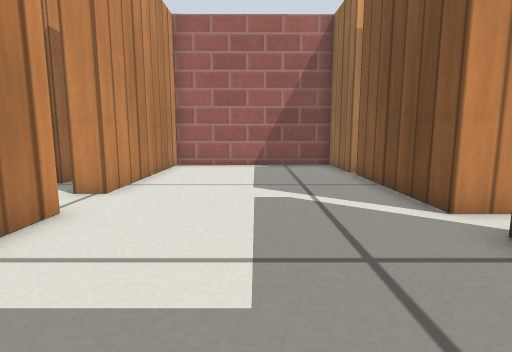
[1] (above)

12 first-person views from a walk through a robot-simulator world made for Gazebo. The camera is 0.28 m above the floor, tilts 8° down and sees 80° across. The floor is counted in squares, 0.2 m on a side. Each view is taken from the middle of a square. On the plan, view 1 faces up. The plan holds only what a view shows up to about 14 squares ahead; the rest is blank. The place goes on beyond the plan. Gazebo's built-in surfaces are drawn with simple patterns.

[2]
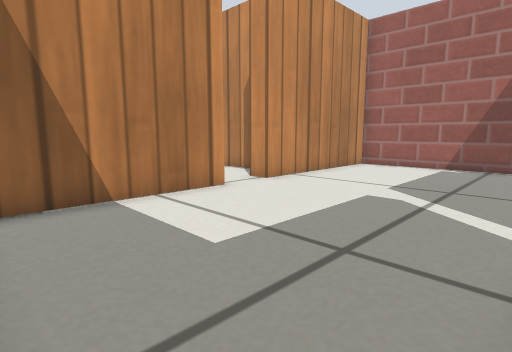

[3]
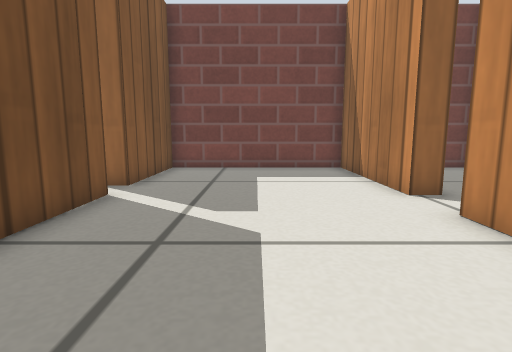

[4]
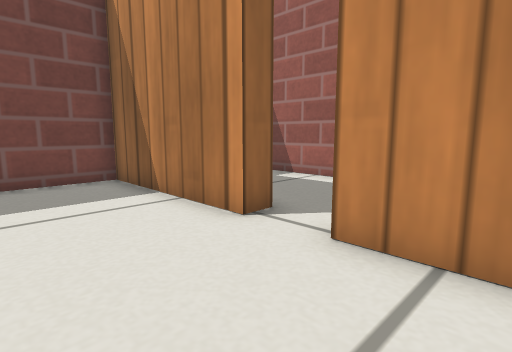

[5]
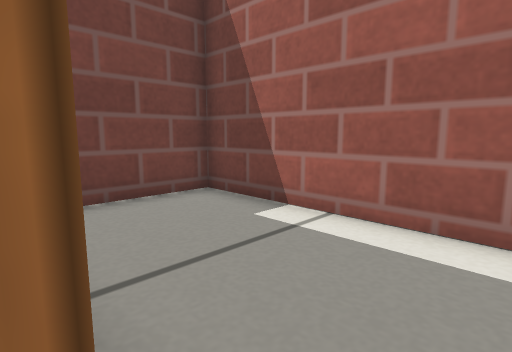

[6]
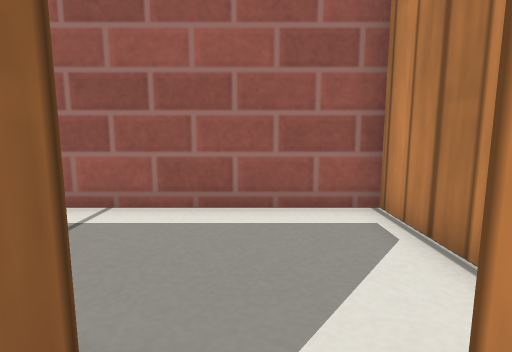

[7]
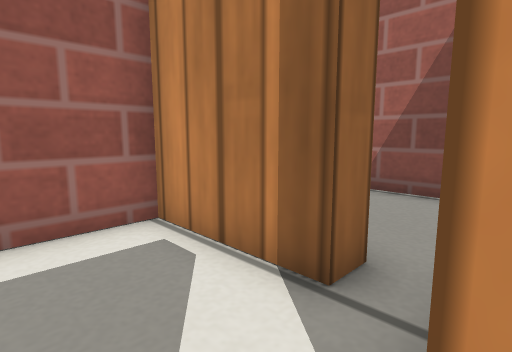

[8]
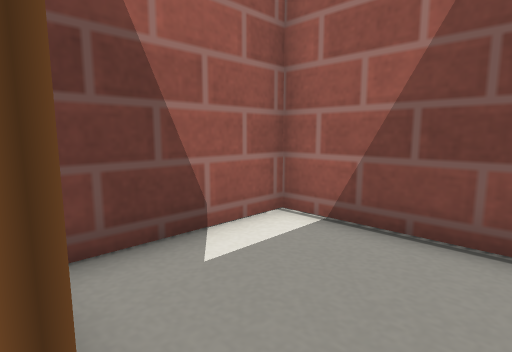

[9]
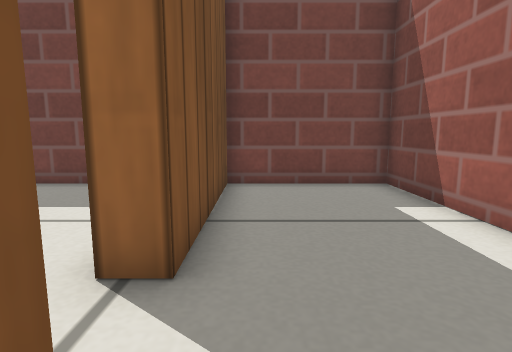

[10]
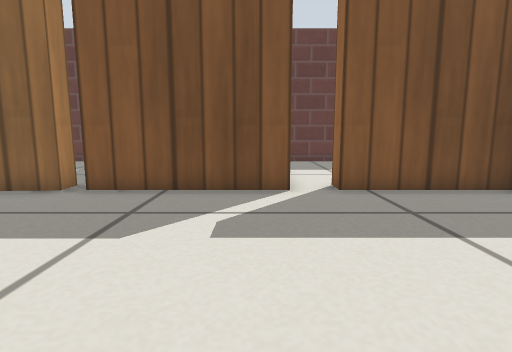

[11]
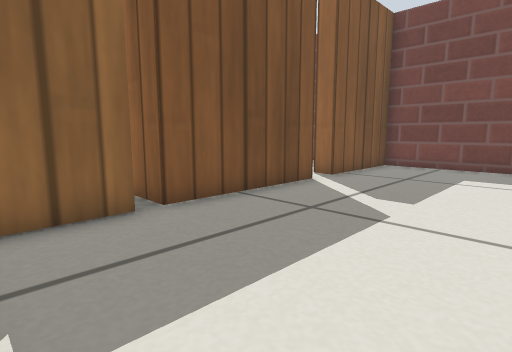

[12]
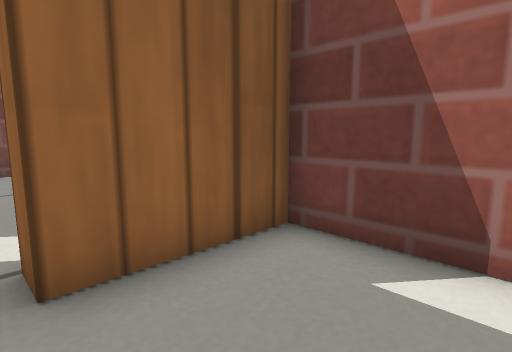

### Floor plan
Ten units are one square. View 1 is at (0, 0); x grows to the right and y downward. Boxes are objects, and circles mark ways between rooms. Rooms are numbered by the first view taken in them; rooms with no view inside come last. Other rooms are left out.
<svg viewBox="-91 -139 138 148">
<path fill="none" stroke="#000" d="M34 -52 34 -102M-42 -52 -35 -52 -35 4 34 4 34 -39 42 -39M34 -108 34 -134 -35 -134 -35 -69 -43 -69M-52 -134 -86 -133 -86 -91 -54 -91 -54 -83M-54 -83 -86 -83 -86 4 -42 4 -42 -52"/>
<circle cx="-40" cy="-60" r="3" fill="#2a7"/>
<circle cx="-50" cy="-90" r="3" fill="#2a7"/>
<text x="0" y="-60">1</text>
<text x="-60" y="-110">2</text>
<text x="-70" y="-40">3</text>
</svg>
Room 1 opens to room 3. Room 2 opens to room 3.

Where each view was taken, in squares from view 1:
view 1: 0 up, 0 right, facing up
view 2: 0 up, 3 right, facing up-left
view 3: 12 up, 0 right, facing down
view 4: 9 up, 0 right, facing down-left
view 5: 6 up, 4 left, facing down-left
view 6: 6 up, 3 left, facing left
view 7: 6 up, 4 left, facing up-left
view 8: 9 up, 5 left, facing up-left
view 9: 8 up, 5 left, facing down
view 10: 6 up, 4 left, facing right
view 11: 13 up, 2 left, facing down-right
view 12: 12 up, 5 left, facing down-left
